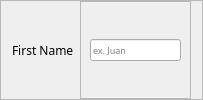
           <widget class="QFrame" name="frame_17">
            <property name="frameShape">
             <enum>QFrame::StyledPanel</enum>
            </property>
            <property name="frameShadow">
             <enum>QFrame::Raised</enum>
            </property>
            <layout class="QHBoxLayout" name="horizontalLayout_18">
             <property name="topMargin">
              <number>0</number>
             </property>
             <property name="bottomMargin">
              <number>0</number>
             </property>
             <item>
              <widget class="QLabel" name="label_9">
               <property name="font">
                <font>
                 <family>Moon</family>
                </font>
               </property>
               <property name="text">
                <string>First Name</string>
               </property>
              </widget>
             </item>
             <item>
              <widget class="QFrame" name="frame_18">
               <property name="frameShape">
                <enum>QFrame::StyledPanel</enum>
               </property>
               <property name="frameShadow">
                <enum>QFrame::Raised</enum>
               </property>
               <layout class="QHBoxLayout" name="horizontalLayout_19">
                <item>
                 <widget class="QLineEdit" name="firstNameLine">
                  <property name="font">
                   <font>
                    <family>Raleway</family>
                    <pointsize>7</pointsize>
                   </font>
                  </property>
                  <property name="placeholderText">
                   <string>ex. Juan</string>
                  </property>
                 </widget>
                </item>
               </layout>
              </widget>
             </item>
            </layout>
           </widget>
